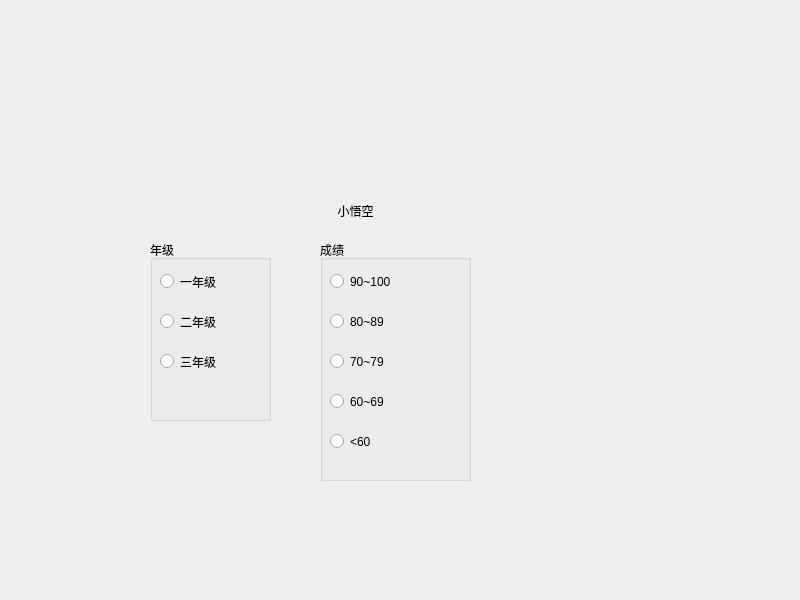
<?xml version="1.0" encoding="UTF-8"?>
<ui version="4.0">
 <class>Widget</class>
 <widget class="QWidget" name="Widget">
  <property name="geometry">
   <rect>
    <x>0</x>
    <y>0</y>
    <width>800</width>
    <height>600</height>
   </rect>
  </property>
  <property name="windowTitle">
   <string>Widget</string>
  </property>
  <widget class="QToolButton" name="toolButton">
   <property name="geometry">
    <rect>
     <x>280</x>
     <y>180</y>
     <width>151</width>
     <height>61</height>
    </rect>
   </property>
   <property name="text">
    <string>小悟空</string>
   </property>
   <property name="iconSize">
    <size>
     <width>32</width>
     <height>32</height>
    </size>
   </property>
   <property name="toolButtonStyle">
    <enum>Qt::ToolButtonTextUnderIcon</enum>
   </property>
   <property name="autoRaise">
    <bool>true</bool>
   </property>
  </widget>
  <widget class="QGroupBox" name="groupBox">
   <property name="geometry">
    <rect>
     <x>150</x>
     <y>240</y>
     <width>121</width>
     <height>181</height>
    </rect>
   </property>
   <property name="title">
    <string>年级</string>
   </property>
   <widget class="QRadioButton" name="radioButton_3">
    <property name="geometry">
     <rect>
      <x>10</x>
      <y>110</y>
      <width>112</width>
      <height>23</height>
     </rect>
    </property>
    <property name="text">
     <string>三年级</string>
    </property>
   </widget>
   <widget class="QRadioButton" name="radioButton">
    <property name="geometry">
     <rect>
      <x>10</x>
      <y>30</y>
      <width>112</width>
      <height>23</height>
     </rect>
    </property>
    <property name="text">
     <string>一年级</string>
    </property>
   </widget>
   <widget class="QRadioButton" name="radioButton_2">
    <property name="geometry">
     <rect>
      <x>10</x>
      <y>70</y>
      <width>112</width>
      <height>23</height>
     </rect>
    </property>
    <property name="text">
     <string>二年级</string>
    </property>
   </widget>
  </widget>
  <widget class="QGroupBox" name="groupBox_2">
   <property name="geometry">
    <rect>
     <x>320</x>
     <y>240</y>
     <width>151</width>
     <height>241</height>
    </rect>
   </property>
   <property name="title">
    <string>成绩</string>
   </property>
   <widget class="QRadioButton" name="rBscore_5">
    <property name="geometry">
     <rect>
      <x>10</x>
      <y>190</y>
      <width>112</width>
      <height>23</height>
     </rect>
    </property>
    <property name="text">
     <string>&lt;60</string>
    </property>
   </widget>
   <widget class="QRadioButton" name="rBscore_3">
    <property name="geometry">
     <rect>
      <x>10</x>
      <y>110</y>
      <width>112</width>
      <height>23</height>
     </rect>
    </property>
    <property name="text">
     <string>70~79</string>
    </property>
   </widget>
   <widget class="QRadioButton" name="rBscore_4">
    <property name="geometry">
     <rect>
      <x>10</x>
      <y>150</y>
      <width>112</width>
      <height>23</height>
     </rect>
    </property>
    <property name="text">
     <string>60~69</string>
    </property>
   </widget>
   <widget class="QRadioButton" name="rBscore_1">
    <property name="geometry">
     <rect>
      <x>10</x>
      <y>30</y>
      <width>112</width>
      <height>23</height>
     </rect>
    </property>
    <property name="text">
     <string>90~100</string>
    </property>
   </widget>
   <widget class="QRadioButton" name="rBscore_2">
    <property name="geometry">
     <rect>
      <x>10</x>
      <y>70</y>
      <width>112</width>
      <height>23</height>
     </rect>
    </property>
    <property name="text">
     <string>80~89</string>
    </property>
   </widget>
  </widget>
 </widget>
 <resources/>
 <connections/>
</ui>
